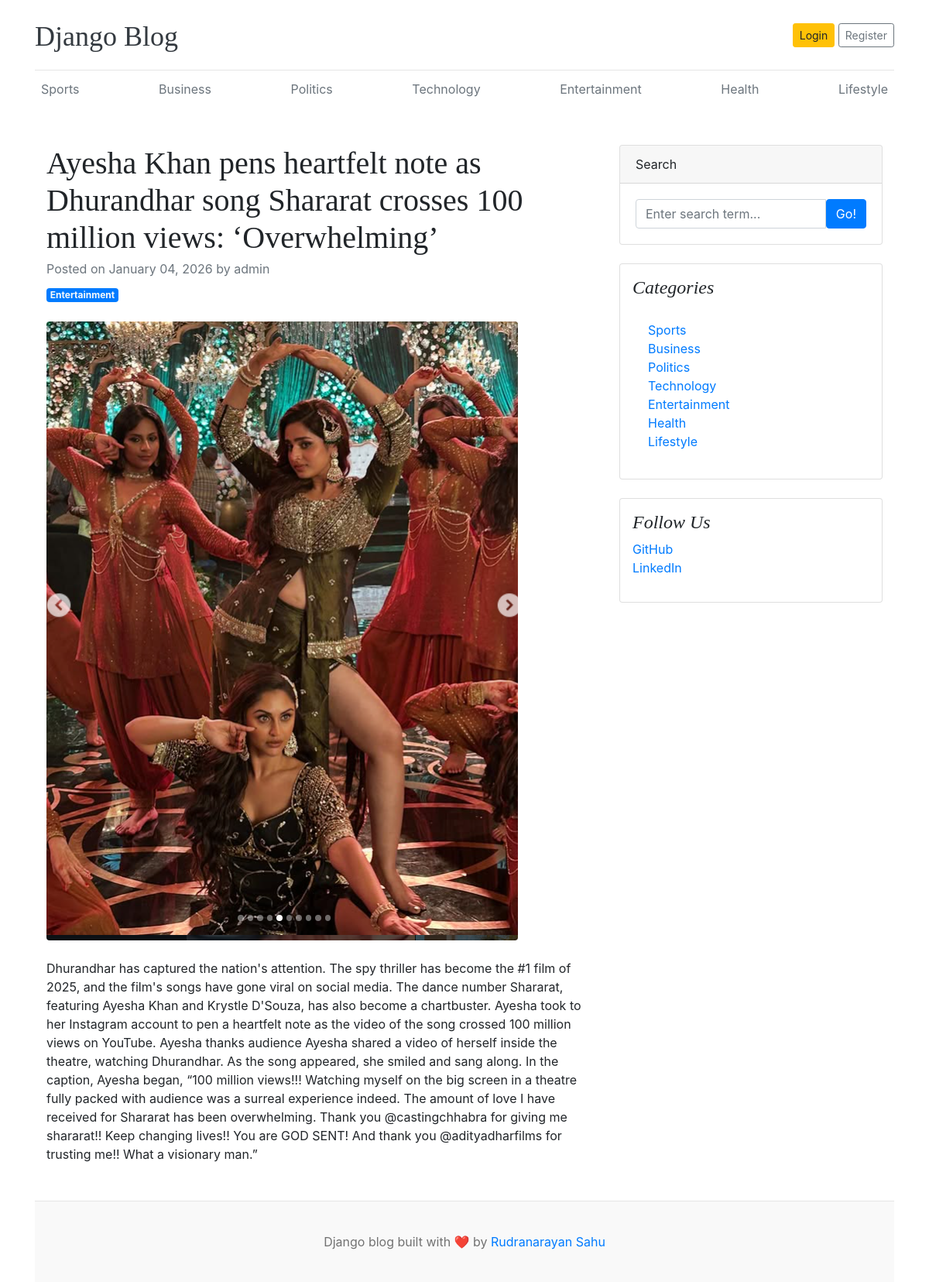
The page /ayesha-khan-pens-heartfelt-note-as-dhurandhar-song-shararat-crosses-100-million-views-overwhelming/ on the database its author committed.
### blogs/models.py (models this page shows, shortened)
class Category(models.Model):
    category_name = models.CharField(max_length=50, unique=True)
    created_at = models.DateTimeField(auto_now_add=True)
    updated_at = models.DateTimeField(auto_now=True)
    class Meta:
        verbose_name = "Category"
        verbose_name_plural = "Categories"
    def __str__(self):
        return self.category_name

class Blog(models.Model):
    title = models.CharField(max_length=200)
    slug = models.SlugField(max_length=200, unique=True, blank=True)
    category = models.ForeignKey(Category, on_delete=models.CASCADE)
    author = models.ForeignKey(User, on_delete=models.CASCADE)
    featured_image = models.ImageField(upload_to='uploads/%Y/%m/%d/',)
    short_description = models.TextField(max_length=500)
    blog_body = models.TextField(max_length=2000)
    status = models.CharField(max_length=20, choices=STATUS_CHOICES, default="Draft")
    is_featured = models.BooleanField(default=False)
    created_at = models.DateTimeField(auto_now_add=True)
    updated_at = models.DateTimeField(auto_now=True)
    class Meta:
        verbose_name = "Blog"
        verbose_name_plural = "Blogs"

### blogs/views.py (the view)
# urls.py: path('<slug:slug>/', BlogViews.blogs, name = "blogs"),
def blogs(request, slug):
    single_blog = get_object_or_404(Blog, slug=slug, status="Published")
    context = {
        'single_blog': single_blog,
    }
    return render(request, 'blogs.html', context)

### blogs/context_processors.py (called while the page is built)
def get_categories(request):
    from blogs.models import Category
    categories = Category.objects.all()
    return {'categories': categories}

### templates/blogs.html
{% extends "base.html" %}
{% block content %}
<div class="container mt-5">
    <div class="row">
        <div class="col-lg-8">
            <article>
                <header class="mb-4">
                    <h1 class="fw-bolder mb-1">{{ single_blog.title }}</h1>
                    <div class="text-muted fst-italic mb-2">Posted on {{ single_blog.created_at | date:"F d, Y" }} by {{ single_blog.author }}</div>
                    <a class="badge bg-primary text-decoration-none text-light" href="#!">{{ single_blog.category }}</a>
                </header>
                <figure class="mb-4"><img class="img-fluid rounded" src="{{ single_blog.featured_image.url }}" alt="..." /></figure>
                <section class="mb-5">
                    <p class="fs-5 mb-4">{{ single_blog.blog_body }}</p>
                    </section>
            </article>
        </div>
        <div class="col-lg-4">
            <div class="card mb-4">
                <div class="card-header">Search</div>
                <div class="card-body">
                    <div class="input-group">
                        <input class="form-control" type="text" placeholder="Enter search term..." aria-label="Enter search term..." aria-describedby="button-search" />
                        <button class="btn btn-primary" id="button-search" type="button">Go!</button>
                    </div>
                </div>
            </div>
            <div class="card mb-4 p-3">
                <h4 class="font-italic">Categories</h4>
                <div class="card-body">
                    <div class="row">
                        <div class="col-sm-6">
                            <ul class="list-unstyled mb-0">
                                {% for category in categories %}
                                <li><a href="{% url 'posts_by_category' category.id %}">{{ category.category_name }}</a></li>
                                {% endfor %}
                            </ul>
                        </div>
                    </div>
                </div>
            </div>
            <div class="card mb-4 p-3">
                <h4 class="font-italic">Follow Us</h4>
                <ol class="list-unstyled">
                    <li><a href="#">GitHub</a></li>
                    <li><a href="#">LinkedIn</a></li>
                </ol>
            </div>
        </div>
    </div>
</div>
{% endblock %}

### templates/base.html (shortened to what this page needs)
{% load static %}
<!DOCTYPE html>
<html lang="en">
<head>
    <link href="https://getbootstrap.com/docs/4.0/dist/css/bootstrap.min.css" rel="stylesheet" />
    <link href="{% static 'css/blog.css' %}" rel="stylesheet" />
</head>
<body>
    <div class="container">
        <header class="blog-header py-3">
            <div class="row flex-nowrap justify-content-between align-items-center">
                <div class="col-8 pt-1">
                    <a class="blog-header-logo text-dark" href="/">Django Blog</a>
                </div>
                <div class="col-4 d-flex justify-content-end align-items-center">
                    <a class="btn btn-sm btn-warning" href="#">Login</a> &nbsp;
                    <a class="btn btn-sm btn-outline-secondary" href="#">Register</a>
                </div>
            </div>
        </header>
        <div class="nav-scroller py-1 mb-2">
            <nav class="nav d-flex justify-content-between">
                {% for category in categories %}
                <a class="p-2 text-muted" href="{% url 'posts_by_category' category.id %}">{{ category.category_name }}</a>
                {% endfor %}
            </nav>
        </div>
    {% block content %}
    {% endblock %}
    <footer class="blog-footer">
        <p>Django blog built with ❤️ by <a href="#">Rudranarayan Sahu</a></p>
    </footer>
</body>
</html>

### blog_main/static/css/blog.css (style rules this page uses)
.blog-header { border-bottom: 1px solid #e5e5e5; }
.blog-header-logo { font-family: "Playfair Display", Georgia, "Times New Roman", serif; font-size: 2.25rem; }
h1, h2, h3, h4, h5, h6 { font-family: "Playfair Display", Georgia, "Times New Roman", serif; }
.blog-footer { padding: 2.5rem 0; color: #727272; text-align: center; background-color: #f9f9f9; border-top: .05rem solid #e5e5e5; }
.blog-footer p:last-child { margin-bottom: 0; }

### rows shown on the page
Category: category_name "Sports"
Category: category_name "Business"
Category: category_name "Politics"
Category: category_name "Technology"
Category: category_name "Entertainment"
Category: category_name "Health"
Category: category_name "Lifestyle"
Blog: title "Ayesha Khan pens heartfelt note as Dhurandhar song Shararat crosses 100 million views: ‘Overwhelming’", created_at "January 04, 2026", author "admin", category "Entertainment", featured_image (picture), blog_body "Dhurandhar has captured the nation's attention. The spy thriller has become the #1 film of 2025, and the film's songs have gone viral on social media. The dance number Shararat, featuring Ayesha Khan and Krystle D'Souza, has also become a chartbuster. Ayesha took to her Instagram account to pen a heartfelt note as the video of the song crossed 100 million views on YouTube. Ayesha thanks audience Ayesha shared a video of herself inside the theatre, watching Dhurandhar. As the song appeared, she smiled and sang along. In the caption, Ayesha began, “100 million views!!! Watching myself on the big screen in a theatre fully packed with audience was a surreal experience indeed. The amount of love…"
